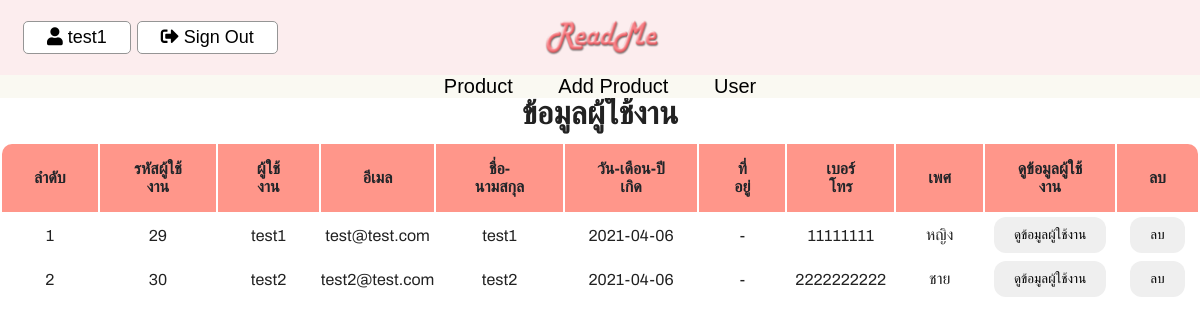
The app's page /admin_user.php (signed in) with its own data.
### tables this page shows
CREATE TABLE `users` (
  `user_id` int(11) NOT NULL,
  `username` varchar(45) NOT NULL,
  `password` varchar(100) NOT NULL,
  `email` varchar(50) NOT NULL,
  `name_surname` varchar(100) NOT NULL,
  `birthday` date NOT NULL,
  `address` varchar(500) NOT NULL,
  `tel` varchar(11) NOT NULL,
  `gender` varchar(2) NOT NULL,
  `admin_id` varchar(10) NOT NULL
);

### admin_user.php (the view, shortened to what this page needs)
<!DOCTYPE html>
<html lang="en">
<head>
    <link rel="stylesheet" href="./css/admin.css">
    <link rel="stylesheet" href="https://pro.fontawesome.com/releases/v5.10.0/css/all.css">
    <?php
        include "./nav-admin.php";
        $count_n = 1;
        $sqlUser = "SELECT * FROM users WHERE admin_id = 0";
        $rsUser = mysqli_query($conn, $sqlUser);
    ?>
</head>
<body>
    <div class="main-table" style="padding-top: 8%;">
        <h1>ข้อมูลผู้ใช้งาน</h1>
        <table>
            <thead class="th-user-admin">
                <tr>
                    <th>ลำดับ</th>
                    <th>รหัสผู้ใช้งาน</th>
                    <th>ผู้ใช้งาน</th>
                    <th>อีเมล</th>
                    <th>ชื่อ-นามสกุล</th>
                    <th>วัน-เดือน-ปีเกิด</th>
                    <th>ที่อยู่</th>
                    <th>เบอร์โทร</th>
                    <th>เพศ</th>
                    <th>ดูข้อมูลผู้ใช้งาน</th>
                    <th>ลบ</th>
                </tr>
            </thead>
            <tbody>
                <?php while($row = mysqli_fetch_row($rsUser)){ ?>
                    <?php
                        switch($row[8]){
                            case 1:
                                $gender = "ชาย";
                                break;
                            case 2:
                                $gender = "หญิง";
                                break;
                        }
                    ?>
                    <tr>
                        <td><?php echo $count_n ?></td>
                        <td><?php echo $row[0] ?></td>
                        <td><?php echo $row[1] ?></td>
                        <td><?php echo $row[3] ?></td>
                        <td><?php echo $row[4] ?></td>
                        <td><?php echo $row[5] ?></td>
                        <td><?php echo $row[6] ?></td>
                        <td><?php echo $row[7] ?></td>
                        <td><?php echo $gender ?></td>
                        <td><a href="./admin_userinfo.php?user_id=<?php echo $row[0] ?>"><button>ดูข้อมูลผู้ใช้งาน</button></a></td>
                        <td><a href="./backend/admin_deleteuser.php?user_id=<?php echo $row[0] ?>" onclick="return confirm('คุณต้องการลบข้อมูลผู้ใช้คนนี้หรือไม่')"><button>ลบ</button></a></td>
                    </tr>
                    <?php $count_n++; ?>
                <?php } ?>
            </tbody>
        </table>
    </div>
</body>
</html>

### css/admin.css (style rules this page uses)
:root { --primaryColor: #f1f1f1; --black: #222; --black2: #555; --black3: #252525; --black4: #000; --black5: #212529; --orange: #eb0028; --white: #fff; --grey: #959595; --grey2: #666; --grey3: #ccc; --secondaryColor: #2b1f4d; --yellow: #ffc400; --green: #59b210; --blue: rgb(56, 10, 223); --banner: #fcedee; --pastel: #ff968a; --lightblue: rgb(49, 131, 255); }
body, input { font-size: 1.6rem; font-weight: 400; font-family: "Archivo", sans-serif; color: var(--black); }
table { text-align: center; }
thead { color: var(--black5); background-color: var(--pastel); }
th { padding: 1em 2em; }
.th-user-admin th:nth-child(1) { border-top-left-radius: 10px; }
.th-user-admin th:nth-child(11) { border-top-right-radius: 10px; }
h1 { margin-bottom: 10px; }
.main-table { display: flex; flex-direction: column; align-items: center; margin-bottom: 5%; }

### css/styles.css (style rules this page uses)
:root { --primaryColor: #f1f1f1; --black: #222; --black2: #555; --black3: #252525; --black4: #000; --black5: #212529; --orange: #eb0028; --white: #fff; --grey: #959595; --grey2: #666; --grey3: #ccc; --secondaryColor: #2b1f4d; --yellow: #ffc400; --green: #59b210; --blue: rgb(56, 10, 223); --banner: #fcedee; --pastel: #ff968a; --lightblue: rgb(49, 131, 255); }
* { margin: 0; padding: 0; box-sizing: inherit; }
html { font-size: 62.5%; box-sizing: border-box; scroll-behavior: smooth; }
body, input { font-size: 1.6rem; font-weight: 400; font-family: "Archivo", sans-serif; color: var(--black); }
a { text-decoration: none; }
button { margin: 0.3rem; padding: 1rem 2rem 1rem 2rem; border: 0; border-radius: 12px; }

### css/navbar.css (style rules this page uses)
:root { --primaryColor: #f1f1f1; --black: #222; --black2: #555; --black3: #252525; --black4: #000; --black5: #212529; --orange: #eb0028; --white: #fff; --grey: #959595; --grey2: #666; --grey3: #ccc; --secondaryColor: #2b1f4d; --yellow: #ffcc00; --green: #59b210; --blue: rgb(56, 10, 223); --banner: #fcedee; --pastel: #ff968a; }

### records on screen
users: user_id "29", username "test1", email "test@test.com", name_surname "test1", birthday "2021-04-06", address "-", tel "11111111", gender "หญิง"
users: user_id "30", username "test2", email "test2@test.com", name_surname "test2", birthday "2021-04-06", address "-", tel "2222222222", gender "ชาย"

### other values on screen
$fullname "test1"
